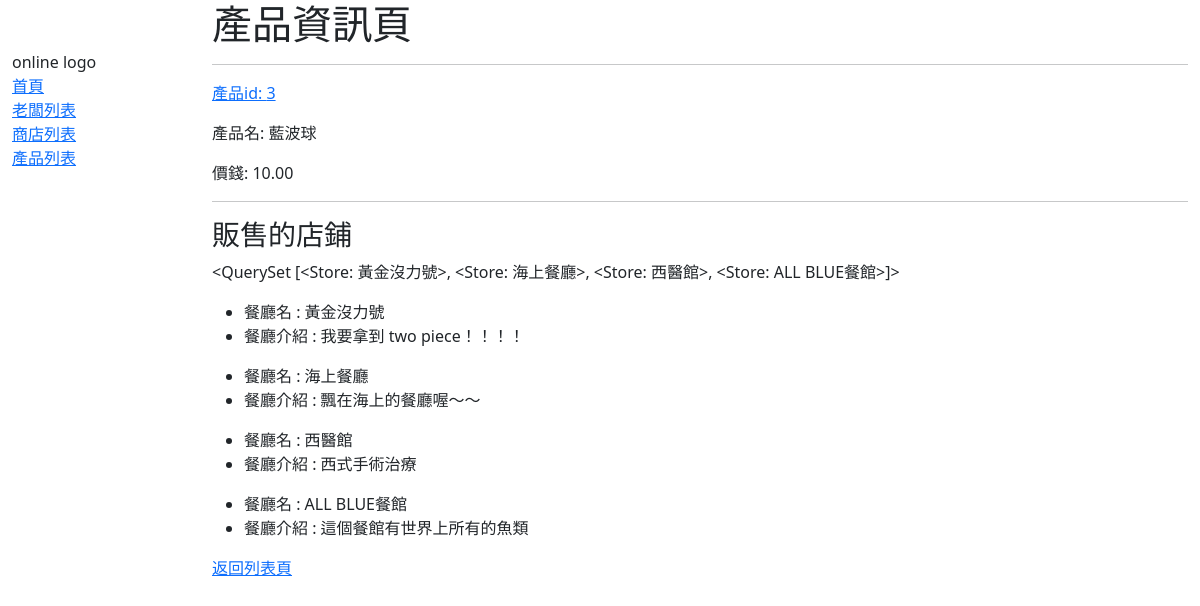
The page /online/product/3 on the database its author committed.
### online/models.py (models this page shows, shortened)
class Product(models.Model):
    title = models.CharField(max_length=100)
    price = models.DecimalField(max_digits=10, decimal_places=2)
    store = models.ManyToManyField(Store)

class Store(models.Model):
    title = models.CharField(max_length=100)
    description = models.TextField()
    employer = models.ForeignKey(Employer, on_delete=models.SET_NULL, null=True)
    def __str__(self):
        return self.title

### online/views.py (the view)
# urls.py: path("product/<int:pk>", views.ProductDetailView.as_view(), name="product-detail"),
class ProductDetailView(generic.DetailView):
    model = Product

### online/templates/online/product_detail.html
{% extends 'sidebar.html' %}
{% block content %}
  <h1>產品資訊頁</h1>
  <hr>
  <p>
    <a href="{% url 'product-update' product.id %}">
        產品id: {{ product.id }}
    </a>
  </p>
  <p>產品名: {{ product.title }} </p>
  <p>價錢: {{ product.price }} </p>
  <hr>
  <h3>販售的店鋪</h3>
  <p>{{ product.store.all }}</p>
  {% for store in product.store.all %}
  <ul>
    <li>
      餐廳名 : {{ store.title }}
    </li>
    <li>
      餐廳介紹 : {{  store.description }}
    </li>
  </ul>
  {% endfor %}
  <a href="{% url 'product-list' %}">返回列表頁</a>
{% endblock %}

### rows shown on the page
Product: id "3", title "藍波球", price "10.00", store.all "<QuerySet [<Store: 黃金沒力號>, <Store: 海上餐廳>, <Store: 西醫館>, <Store: ALL BLUE餐館>]>"
Store: title "黃金沒力號", description "我要拿到 two piece！！！！"
Store: title "海上餐廳", description "飄在海上的餐廳喔～～"
Store: title "西醫館", description "西式手術治療"
Store: title "ALL BLUE餐館", description "這個餐館有世界上所有的魚類"
